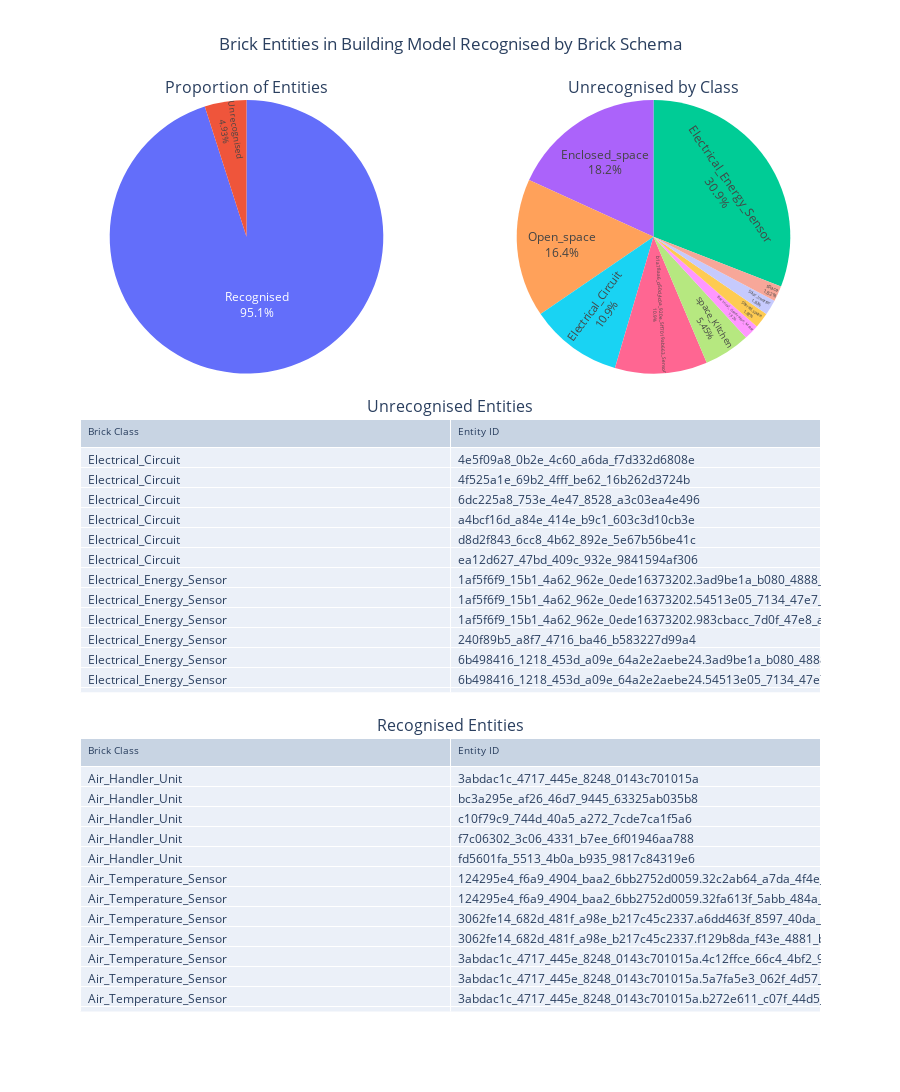

The cell this chart's notebook holds for it:
### Code cell
fig = make_subplots(
    rows=3, cols=2,
    # shared_xaxes=True,
    # vertical_spacing=0.1,
    # vertical_spacing=0.03,
    vertical_spacing=0.05,
    subplot_titles = ['Proportion of Entities', 'Unrecognised by Class', 'Unrecognised Entities', 'Recognised Entities'],
    specs=[[{"type": "pie"}, {"type": "pie"}],
           [{"type": "table", 'colspan': 2}, None],
           [{"type": "table", 'colspan': 2}, None]]
)

labels = to_plot['class_in_provided_brick'].value_counts().index
values = to_plot['class_in_provided_brick'].value_counts().values

fig.add_trace(
    go.Pie(#to_plot, 
        #    values='brick_class', 
            labels=labels,
              values=values,
              textposition='inside', 
              textinfo='percent+label',
              name="",
        #    names='class_in_provided_brick',
        #    title='Proportion of Brick Entities Recognised by Provided Brick Schema',
        #    labels={'class_in_provided_brick': 'Class', 'brick_class':'Number of Entities'}
    ),
    row=1, col=1
)

entity_in_provided_brick_true = entity_in_provided_brick[entity_in_provided_brick['class_in_provided_brick'] == True]
entity_in_provided_brick_false = entity_in_provided_brick[entity_in_provided_brick['class_in_provided_brick'] == False]

labels = entity_in_provided_brick[entity_in_provided_brick['class_in_provided_brick'] == False]['brick_class'].value_counts().index
values = entity_in_provided_brick[entity_in_provided_brick['class_in_provided_brick'] == False]['brick_class'].value_counts().values

fig.add_trace(
    go.Pie(#to_plot, 
        #    values='brick_class', 
            labels=labels,
              values=values,
              textposition='inside', 
              textinfo='percent+label',
            #   textinfo='value+label',
              name="",
        #    names='class_in_provided_brick',
        #    title='Proportion of Brick Entities Recognised by Provided Brick Schema',
        #    labels={'class_in_provided_brick': 'Class', 'brick_class':'Number of Entities'}
    ),
    row=1, col=2
)

fig.add_trace(
    go.Table(
        header=dict(
            values=["Brick Class", "Entity ID"],
            font=dict(size=10),
            align="left"
        ),
        cells=dict(
            # values=[entity_in_provided_brick[k].tolist() for k in entity_in_provided_brick.columns[1:]],
            values=[entity_in_provided_brick_false[k].tolist() for k in entity_in_provided_brick_false.columns[:2]],
            align = "left")
    ),
    row=2, col=1,
)

fig.add_trace(
    go.Table(
        header=dict(
            values=["Brick Class", "Entity ID"],
            font=dict(size=10),
            align="left"
        ),
        cells=dict(
            # values=[entity_in_provided_brick[k].tolist() for k in entity_in_provided_brick.columns[1:]],
            values=[entity_in_provided_brick_true[k].tolist() for k in entity_in_provided_brick_true.columns[:2]],
            align = "left")
    ),
    row=3, col=1
)

fig.update_layout(
    height=1200,
    showlegend=False,
    title_text="Brick Entities in Building Model Recognised by Brick Schema",
    title_x=0.5,
)

fig.show()

### Figure 1 — Plotly figure (JSON) as saved in the notebook; plotly's stock layout.template omitted (floating-point values rounded to 4 significant figures; data arrays with more than 128 entries replaced by an {"elided": "..."} marker saying what was removed)
{"data": [{"domain": {"x": [0, 0.45], "y": [0.7, 1]}, "labels": ["Recognised", "Unrecognised"], "name": "", "textinfo": "percent+label", "textposition": "inside", "type": "pie", "values": [1060, 55]}, {"domain": {"x": [0.55, 1], "y": [0.7, 1]}, "labels": ["Electrical_Energy_Sensor", "Enclosed_space", "Open_space", "Electrical_Circuit", "b1a78aa6_d50d_4c0a_920e_5ff7019ab663_Sensor", "space_Kitchen", "Electrical_Generation_Meter", "Shared_space", "Solar_Inverter", "space"], "name": "", "textinfo": "percent+label", "textposition": "inside", "type": "pie", "values": [17, 10, 9, 6, 6, 3, 1, 1, 1, 1]}, {"cells": {"align": "left", "values": [["Electrical_Circuit", "Electrical_Circuit", "Electrical_Circuit", "Electrical_Circuit", "Electrical_Circuit", "Electrical_Circuit", "Electrical_Energy_Sensor", "Electrical_Energy_Sensor", "Electrical_Energy_Sensor", "Electrical_Energy_Sensor", "Electrical_Energy_Sensor", "Electrical_Energy_Sensor", "Electrical_Energy_Sensor", "Electrical_Energy_Sensor", "Electrical_Energy_Sensor", "Electrical_Energy_Sensor", "Electrical_Energy_Sensor", "Electrical_Energy_Sensor", "Electrical_Energy_Sensor", "Electrical_Energy_Sensor", "Electrical_Energy_Sensor", "Electrical_Energy_Sensor", "Electrical_Energy_Sensor", "Electrical_Generation_Meter", "Enclosed_space", "Enclosed_space", "Enclosed_space", "Enclosed_space", "Enclosed_space", "Enclosed_space", "Enclosed_space", "Enclosed_space", "Enclosed_space", "Enclosed_space", "Open_space", "Open_space", "Open_space", "Open_space", "Open_space", "Open_space", "Open_space", "Open_space", "Open_space", "Shared_space", "Solar_Inverter", "b1a78aa6_d50d_4c0a_920e_5ff7019ab663_Sensor", "b1a78aa6_d50d_4c0a_920e_5ff7019ab663_Sensor", "b1a78aa6_d50d_4c0a_920e_5ff7019ab663_Sensor", "b1a78aa6_d50d_4c0a_920e_5ff7019ab663_Sensor", "b1a78aa6_d50d_4c0a_920e_5ff7019ab663_Sensor", "b1a78aa6_d50d_4c0a_920e_5ff7019ab663_Sensor", "space", "space_Kitchen", "space_Kitchen", "space_Kitchen"], ["4e5f09a8_0b2e_4c60_a6da_f7d332d6808e", "4f525a1e_69b2_4fff_be62_16b262d3724b", "6dc225a8_753e_4e47_8528_a3c03ea4e496", "a4bcf16d_a84e_414e_b9c1_603c3d10cb3e", "d8d2f843_6cc8_4b62_892e_5e67b56be41c", "ea12d627_47bd_409c_932e_9841594af306", "1af5f6f9_15b1_4a62_962e_0ede16373202.3ad9be1a_b080_4888_b6da_8bf10dec8623", "1af5f6f9_15b1_4a62_962e_0ede16373202.54513e05_7134_47e7_9851_c873ed33a104", "1af5f6f9_15b1_4a62_962e_0ede16373202.983cbacc_7d0f_47e8_aa19_a0912eab6f3c", "240f89b5_a8f7_4716_ba46_b583227d99a4", "6b498416_1218_453d_a09e_64a2e2aebe24.3ad9be1a_b080_4888_b6da_8bf10dec8623", "6b498416_1218_453d_a09e_64a2e2aebe24.54513e05_7134_47e7_9851_c873ed33a104", "6b498416_1218_453d_a09e_64a2e2aebe24.983cbacc_7d0f_47e8_aa19_a0912eab6f3c", "6ef4f046_1a38_4239_a20e_c52e3ed31f4e", "70d05bb1_6810_435a_bcac_8166afba0ba6.3ad9be1a_b080_4888_b6da_8bf10dec8623", "70d05bb1_6810_435a_bcac_8166afba0ba6.54513e05_7134_47e7_9851_c873ed33a104", "70d05bb1_6810_435a_bcac_8166afba0ba6.983cbacc_7d0f_47e8_aa19_a0912eab6f3c", "7b630b30_400a_413b_9d29_b0b98688dac5.3ad9be1a_b080_4888_b6da_8bf10dec8623", "7b630b30_400a_413b_9d29_b0b98688dac5.54513e05_7134_47e7_9851_c873ed33a104", "7b630b30_400a_413b_9d29_b0b98688dac5.983cbacc_7d0f_47e8_aa19_a0912eab6f3c", "bb8bdc58_4098_4ba0_a92d_907dad26eaab.3ad9be1a_b080_4888_b6da_8bf10dec8623", "bb8bdc58_4098_4ba0_a92d_907dad26eaab.54513e05_7134_47e7_9851_c873ed33a104", "bb8bdc58_4098_4ba0_a92d_907dad26eaab.983cbacc_7d0f_47e8_aa19_a0912eab6f3c", "b99ce6df_b057_4d80_81ba_ad76462968c1", "3b373634_2461_4b61_8bcb_068c12b7e1a8.2ffbcf7c_fafd_4ae5_b05a_e337ea56eaf9", "3b373634_2461_4b61_8bcb_068c12b7e1a8.89e05278_e33b_4bac_b51b_1204446d5017", "3b373634_2461_4b61_8bcb_068c12b7e1a8.c140c85d_d967_4838_bb9d_b4717886baab", "3b373634_2461_4b61_8bcb_068c12b7e1a8.de9e0393_c179_4e99_8bc8_db314a813440", "506f355b_ec0d_4763_8082_5d022dcf6153.0e964c7f_9275_47df_97c5_ede973dc0767", "506f355b_ec0d_4763_8082_5d022dcf6153.6af9698e_b72b_48d7_b864_9a0d518ec3b1", "506f355b_ec0d_4763_8082_5d022dcf6153.6d18ee1e_22f5_495f_89e6_cd613015478e", "506f355b_ec0d_4763_8082_5d022dcf6153.89e05278_e33b_4bac_b51b_1204446d5017", "506f355b_ec0d_4763_8082_5d022dcf6153.bdf61e88_72db_4fa9_85e1_66f46bfaf811", "506f355b_ec0d_4763_8082_5d022dcf6153.f2091c19_8d0b_4d5d_983f_a3f335adfc8c", "3b373634_2461_4b61_8bcb_068c12b7e1a8.0e964c7f_9275_47df_97c5_ede973dc0767", "3b373634_2461_4b61_8bcb_068c12b7e1a8.6d18ee1e_22f5_495f_89e6_cd613015478e", "3b373634_2461_4b61_8bcb_068c12b7e1a8.9e84cf78_5ff2_4d03_a537_a3a986cbb826", "3b373634_2461_4b61_8bcb_068c12b7e1a8.bdf61e88_72db_4fa9_85e1_66f46bfaf811", "506f355b_ec0d_4763_8082_5d022dcf6153.11c987b4_223f_4d61_beaf_8b10ec3a3b2d", "506f355b_ec0d_4763_8082_5d022dcf6153.9e84cf78_5ff2_4d03_a537_a3a986cbb826", "506f355b_ec0d_4763_8082_5d022dcf6153.c140c85d_d967_4838_bb9d_b4717886baab", "506f355b_ec0d_4763_8082_5d022dcf6153.cbd54644_e644_4743_a015_7b53af377a11", "506f355b_ec0d_4763_8082_5d022dcf6153.de9e0393_c179_4e99_8bc8_db314a813440", "3b373634_2461_4b61_8bcb_068c12b7e1a8.f2091c19_8d0b_4d5d_983f_a3f335adfc8c", "55f3c95d_872b_45d6_b207_23b09e27d278", "1af5f6f9_15b1_4a62_962e_0ede16373202.b1a78aa6_d50d_4c0a_920e_5ff7019ab663", "6b498416_1218_453d_a09e_64a2e2aebe24.b1a78aa6_d50d_4c0a_920e_5ff7019ab663", "70d05bb1_6810_435a_bcac_8166afba0ba6.b1a78aa6_d50d_4c0a_920e_5ff7019ab663", "7b630b30_400a_413b_9d29_b0b98688dac5.b1a78aa6_d50d_4c0a_920e_5ff7019ab663", "b1a78aa6_d50d_4c0a_920e_5ff7019ab663", "bb8bdc58_4098_4ba0_a92d_907dad26eaab.b1a78aa6_d50d_4c0a_920e_5ff7019ab663", "3b373634_2461_4b61_8bcb_068c12b7e1a8.11c987b4_223f_4d61_beaf_8b10ec3a3b2d", "3b373634_2461_4b61_8bcb_068c12b7e1a8.87389995_27ad_49a8_bf1b_5f25b117ce56", "506f355b_ec0d_4763_8082_5d022dcf6153.90ba5d37_73c0_41b4_a83e_1f7d6ab12db9", "d02c6fdd_ce6b_44a1_b193_1ede85e7d4c8.6d18ee1e_22f5_495f_89e6_cd613015478e"]]}, "domain": {"x": [0, 1], "y": [0.35, 0.65]}, "header": {"align": "left", "font": {"size": 10}, "values": ["Brick Class", "Entity ID"]}, "type": "table"}, {"cells": {"align": "left", "values": {"elided": "2x1060 str values"}}, "domain": {"x": [0, 1], "y": [0, 0.3]}, "header": {"align": "left", "font": {"size": 10}, "values": ["Brick Class", "Entity ID"]}, "type": "table"}], "layout": {"annotations": [{"font": {"size": 16}, "showarrow": false, "text": "Proportion of Entities", "x": 0.225, "xanchor": "center", "xref": "paper", "y": 1, "yanchor": "bottom", "yref": "paper"}, {"font": {"size": 16}, "showarrow": false, "text": "Unrecognised by Class", "x": 0.775, "xanchor": "center", "xref": "paper", "y": 1, "yanchor": "bottom", "yref": "paper"}, {"font": {"size": 16}, "showarrow": false, "text": "Unrecognised Entities", "x": 0.5, "xanchor": "center", "xref": "paper", "y": 0.65, "yanchor": "bottom", "yref": "paper"}, {"font": {"size": 16}, "showarrow": false, "text": "Recognised Entities", "x": 0.5, "xanchor": "center", "xref": "paper", "y": 0.3, "yanchor": "bottom", "yref": "paper"}], "height": 1200, "showlegend": false, "title": {"text": "Brick Entities in Building Model Recognised by Brick Schema", "x": 0.5}}}
